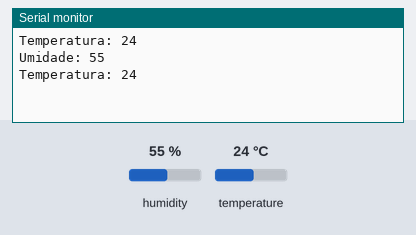
Simulated run of this sketch. Board: Arduino Uno, built with avr-gcc and run on an emulated ATmega328P. On the bench: the last lines printed to the serial monitor. The inputs (shaded band) are chosen by the test bench; at power-on: humidity 55 %, temperature 24 °C.

Above: at 4.8 s.
4.9 s: humidity set to 22 %
At 7.4 s:
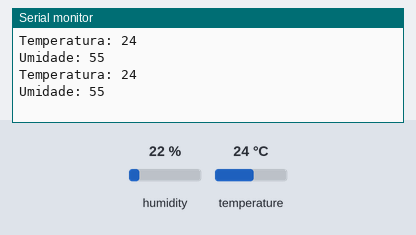
9.9 s: temperature set to 12 °C
At 11.4 s:
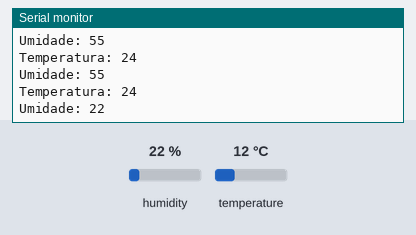
14.9 s: humidity set to 40 %
At 16.5 s:
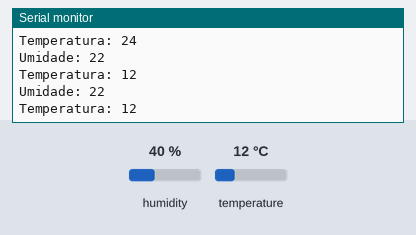
Timing chart, 0 to 18.0 s (numbered marks = the images above; inputs shaded):
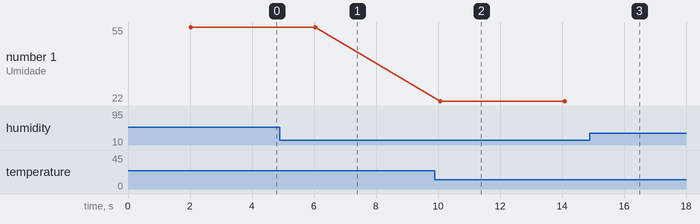

The sketch:

sketch_apr13a.ino
```cpp
#include<DHT.h>
#define dhtpin 7
#define dhttype DHT11

int temp = 0;
int umi = 0;

//Tipo do objeto, Nome do objeto
DHT dht(dhtpin, dhttype);

void setup() {
  Serial.begin(9600);
  dht.begin();


}

void loop() {

  //Leitura da temperatura
  temp = dht.readTemperature();
  //Leitura da umidade
  umi = dht.readHumidity();

  Serial.println("Temperatura: " + String(temp));
  delay(2000);
  Serial.println("Umidade: " + String(umi));
  delay(2000);


}
```

Measured:
- plotted number 1: 22 → 40 after the input at 14.9 s
